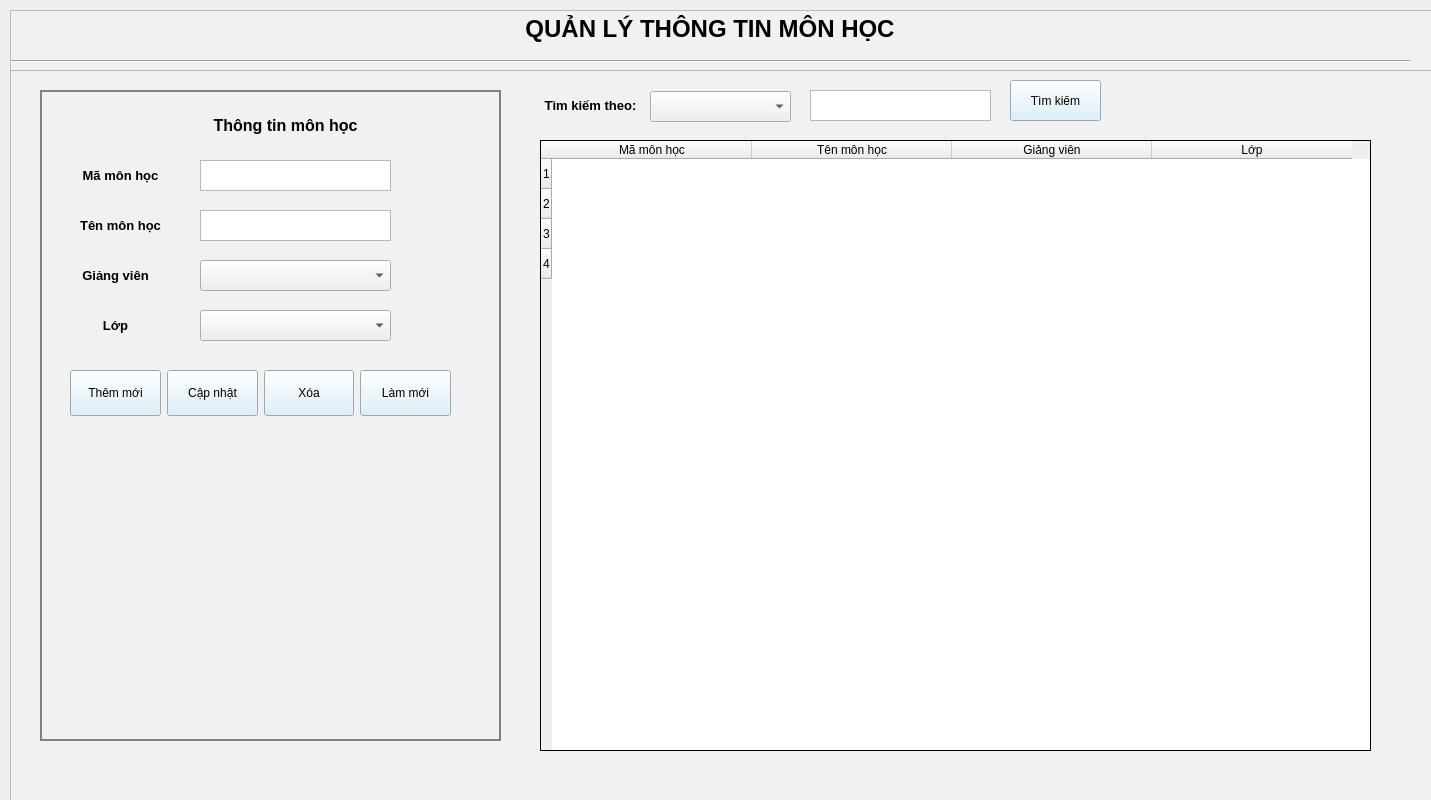
<?xml version="1.0" encoding="UTF-8"?>
<ui version="4.0">
 <class>Subject</class>
 <widget class="QWidget" name="Subject">
  <property name="geometry">
   <rect>
    <x>0</x>
    <y>0</y>
    <width>1431</width>
    <height>800</height>
   </rect>
  </property>
  <property name="maximumSize">
   <size>
    <width>1445</width>
    <height>810</height>
   </size>
  </property>
  <property name="windowTitle">
   <string>Form</string>
  </property>
  <widget class="QFrame" name="bg">
   <property name="geometry">
    <rect>
     <x>10</x>
     <y>10</y>
     <width>1431</width>
     <height>800</height>
    </rect>
   </property>
   <property name="maximumSize">
    <size>
     <width>1445</width>
     <height>800</height>
    </size>
   </property>
   <property name="styleSheet">
    <string notr="true">QPushButton{
	padding: 15px 5px;
	background-color: #D5EDF9;
	border-color: black;
}

#bg{
	background-color: rgb(241, 241, 241);
}</string>
   </property>
   <property name="frameShape">
    <enum>QFrame::StyledPanel</enum>
   </property>
   <property name="frameShadow">
    <enum>QFrame::Raised</enum>
   </property>
   <widget class="QLabel" name="lb_main">
    <property name="geometry">
     <rect>
      <x>0</x>
      <y>-11</y>
      <width>1400</width>
      <height>61</height>
     </rect>
    </property>
    <property name="font">
     <font>
      <pointsize>18</pointsize>
      <weight>75</weight>
      <bold>true</bold>
     </font>
    </property>
    <property name="styleSheet">
     <string notr="true"/>
    </property>
    <property name="text">
     <string>&lt;html&gt;&lt;head/&gt;&lt;body&gt;&lt;p align=&quot;center&quot;&gt;QUẢN LÝ THÔNG TIN MÔN HỌC&lt;/p&gt;&lt;/body&gt;&lt;/html&gt;</string>
    </property>
    <property name="alignment">
     <set>Qt::AlignCenter</set>
    </property>
   </widget>
   <widget class="Line" name="line">
    <property name="geometry">
     <rect>
      <x>0</x>
      <y>50</y>
      <width>1400</width>
      <height>3</height>
     </rect>
    </property>
    <property name="orientation">
     <enum>Qt::Horizontal</enum>
    </property>
   </widget>
   <widget class="QFrame" name="ttmh">
    <property name="geometry">
     <rect>
      <x>0</x>
      <y>60</y>
      <width>1431</width>
      <height>751</height>
     </rect>
    </property>
    <property name="styleSheet">
     <string notr="true">#frame{
		border: 2px solid grey;

}
QPushButton{
	padding: 15px 5px;
	background-color: #D5EDF9;
}
#gridLayout{
	border: 1px solid black;
}
</string>
    </property>
    <property name="frameShape">
     <enum>QFrame::StyledPanel</enum>
    </property>
    <property name="frameShadow">
     <enum>QFrame::Raised</enum>
    </property>
    <widget class="QLabel" name="label_5">
     <property name="geometry">
      <rect>
       <x>530</x>
       <y>20</y>
       <width>101</width>
       <height>31</height>
      </rect>
     </property>
     <property name="text">
      <string>&lt;html&gt;&lt;head/&gt;&lt;body&gt;&lt;p align=&quot;center&quot;&gt;&lt;span style=&quot; font-size:10pt; font-weight:600;&quot;&gt;Tìm kiếm theo:&lt;/span&gt;&lt;/p&gt;&lt;/body&gt;&lt;/html&gt;</string>
     </property>
    </widget>
    <widget class="QComboBox" name="cb_search">
     <property name="geometry">
      <rect>
       <x>640</x>
       <y>21</y>
       <width>141</width>
       <height>31</height>
      </rect>
     </property>
    </widget>
    <widget class="QTextEdit" name="txt_search">
     <property name="geometry">
      <rect>
       <x>800</x>
       <y>20</y>
       <width>181</width>
       <height>31</height>
      </rect>
     </property>
    </widget>
    <widget class="QPushButton" name="btn_search">
     <property name="geometry">
      <rect>
       <x>1000</x>
       <y>10</y>
       <width>91</width>
       <height>41</height>
      </rect>
     </property>
     <property name="text">
      <string>Tìm kiếm</string>
     </property>
    </widget>
    <widget class="QTableWidget" name="table_mh">
     <property name="geometry">
      <rect>
       <x>530</x>
       <y>70</y>
       <width>831</width>
       <height>611</height>
      </rect>
     </property>
     <property name="styleSheet">
      <string notr="true"/>
     </property>
     <property name="frameShape">
      <enum>QFrame::Box</enum>
     </property>
     <property name="frameShadow">
      <enum>QFrame::Plain</enum>
     </property>
     <property name="lineWidth">
      <number>1</number>
     </property>
     <property name="selectionBehavior">
      <enum>QAbstractItemView::SelectRows</enum>
     </property>
     <property name="gridStyle">
      <enum>Qt::NoPen</enum>
     </property>
     <attribute name="horizontalHeaderDefaultSectionSize">
      <number>200</number>
     </attribute>
     <attribute name="verticalHeaderMinimumSectionSize">
      <number>30</number>
     </attribute>
     <attribute name="verticalHeaderDefaultSectionSize">
      <number>30</number>
     </attribute>
     <row>
      <property name="text">
       <string>1</string>
      </property>
     </row>
     <row>
      <property name="text">
       <string>2</string>
      </property>
     </row>
     <row>
      <property name="text">
       <string>3</string>
      </property>
     </row>
     <row>
      <property name="text">
       <string>4</string>
      </property>
     </row>
     <column>
      <property name="text">
       <string>Mã môn học</string>
      </property>
     </column>
     <column>
      <property name="text">
       <string>Tên môn học</string>
      </property>
     </column>
     <column>
      <property name="text">
       <string>Giảng viên</string>
      </property>
     </column>
     <column>
      <property name="text">
       <string>Lớp</string>
      </property>
     </column>
    </widget>
    <widget class="QFrame" name="frame">
     <property name="geometry">
      <rect>
       <x>30</x>
       <y>20</y>
       <width>461</width>
       <height>651</height>
      </rect>
     </property>
     <property name="frameShape">
      <enum>QFrame::StyledPanel</enum>
     </property>
     <property name="frameShadow">
      <enum>QFrame::Raised</enum>
     </property>
     <widget class="QTextEdit" name="txt_maMH">
      <property name="geometry">
       <rect>
        <x>160</x>
        <y>70</y>
        <width>191</width>
        <height>31</height>
       </rect>
      </property>
     </widget>
     <widget class="QLabel" name="label_12">
      <property name="geometry">
       <rect>
        <x>30</x>
        <y>170</y>
        <width>91</width>
        <height>31</height>
       </rect>
      </property>
      <property name="text">
       <string>&lt;html&gt;&lt;head/&gt;&lt;body&gt;&lt;p align=&quot;center&quot;&gt;&lt;span style=&quot; font-size:10pt; font-weight:600;&quot;&gt;Giảng viên&lt;/span&gt;&lt;/p&gt;&lt;/body&gt;&lt;/html&gt;</string>
      </property>
     </widget>
     <widget class="QTextEdit" name="txt_tenMH">
      <property name="geometry">
       <rect>
        <x>160</x>
        <y>120</y>
        <width>191</width>
        <height>31</height>
       </rect>
      </property>
     </widget>
     <widget class="QLabel" name="label_3">
      <property name="geometry">
       <rect>
        <x>30</x>
        <y>120</y>
        <width>101</width>
        <height>31</height>
       </rect>
      </property>
      <property name="text">
       <string>&lt;html&gt;&lt;head/&gt;&lt;body&gt;&lt;p align=&quot;center&quot;&gt;&lt;span style=&quot; font-size:10pt; font-weight:600;&quot;&gt;Tên môn học&lt;/span&gt;&lt;/p&gt;&lt;/body&gt;&lt;/html&gt;</string>
      </property>
     </widget>
     <widget class="QLabel" name="label">
      <property name="geometry">
       <rect>
        <x>150</x>
        <y>20</y>
        <width>191</width>
        <height>31</height>
       </rect>
      </property>
      <property name="text">
       <string>&lt;html&gt;&lt;head/&gt;&lt;body&gt;&lt;p align=&quot;center&quot;&gt;&lt;span style=&quot; font-size:12pt; font-weight:600; color:#000000;&quot;&gt;Thông tin môn học&lt;/span&gt;&lt;/p&gt;&lt;/body&gt;&lt;/html&gt;</string>
      </property>
     </widget>
     <widget class="QLabel" name="label_2">
      <property name="geometry">
       <rect>
        <x>30</x>
        <y>70</y>
        <width>101</width>
        <height>31</height>
       </rect>
      </property>
      <property name="text">
       <string>&lt;html&gt;&lt;head/&gt;&lt;body&gt;&lt;p align=&quot;center&quot;&gt;&lt;span style=&quot; font-size:10pt; font-weight:600;&quot;&gt;Mã môn học&lt;/span&gt;&lt;/p&gt;&lt;/body&gt;&lt;/html&gt;</string>
      </property>
     </widget>
     <widget class="QComboBox" name="cb_gv">
      <property name="geometry">
       <rect>
        <x>160</x>
        <y>170</y>
        <width>191</width>
        <height>31</height>
       </rect>
      </property>
     </widget>
     <widget class="QWidget" name="horizontalLayoutWidget">
      <property name="geometry">
       <rect>
        <x>30</x>
        <y>280</y>
        <width>381</width>
        <height>47</height>
       </rect>
      </property>
      <layout class="QHBoxLayout" name="horizontalLayout_2">
       <item>
        <widget class="QPushButton" name="btn_them">
         <property name="text">
          <string>Thêm mới</string>
         </property>
        </widget>
       </item>
       <item>
        <widget class="QPushButton" name="btn_sua">
         <property name="text">
          <string>Cập nhật</string>
         </property>
        </widget>
       </item>
       <item>
        <widget class="QPushButton" name="btn_xoa">
         <property name="text">
          <string>Xóa</string>
         </property>
        </widget>
       </item>
       <item>
        <widget class="QPushButton" name="btn_refresh">
         <property name="text">
          <string>Làm mới</string>
         </property>
        </widget>
       </item>
      </layout>
     </widget>
     <widget class="QComboBox" name="cb_lop">
      <property name="geometry">
       <rect>
        <x>160</x>
        <y>220</y>
        <width>191</width>
        <height>31</height>
       </rect>
      </property>
     </widget>
     <widget class="QLabel" name="label_13">
      <property name="geometry">
       <rect>
        <x>30</x>
        <y>220</y>
        <width>91</width>
        <height>31</height>
       </rect>
      </property>
      <property name="text">
       <string>&lt;html&gt;&lt;head/&gt;&lt;body&gt;&lt;p align=&quot;center&quot;&gt;&lt;span style=&quot; font-size:10pt; font-weight:600;&quot;&gt;Lớp&lt;/span&gt;&lt;/p&gt;&lt;/body&gt;&lt;/html&gt;</string>
      </property>
     </widget>
    </widget>
   </widget>
  </widget>
 </widget>
 <resources/>
 <connections/>
</ui>
